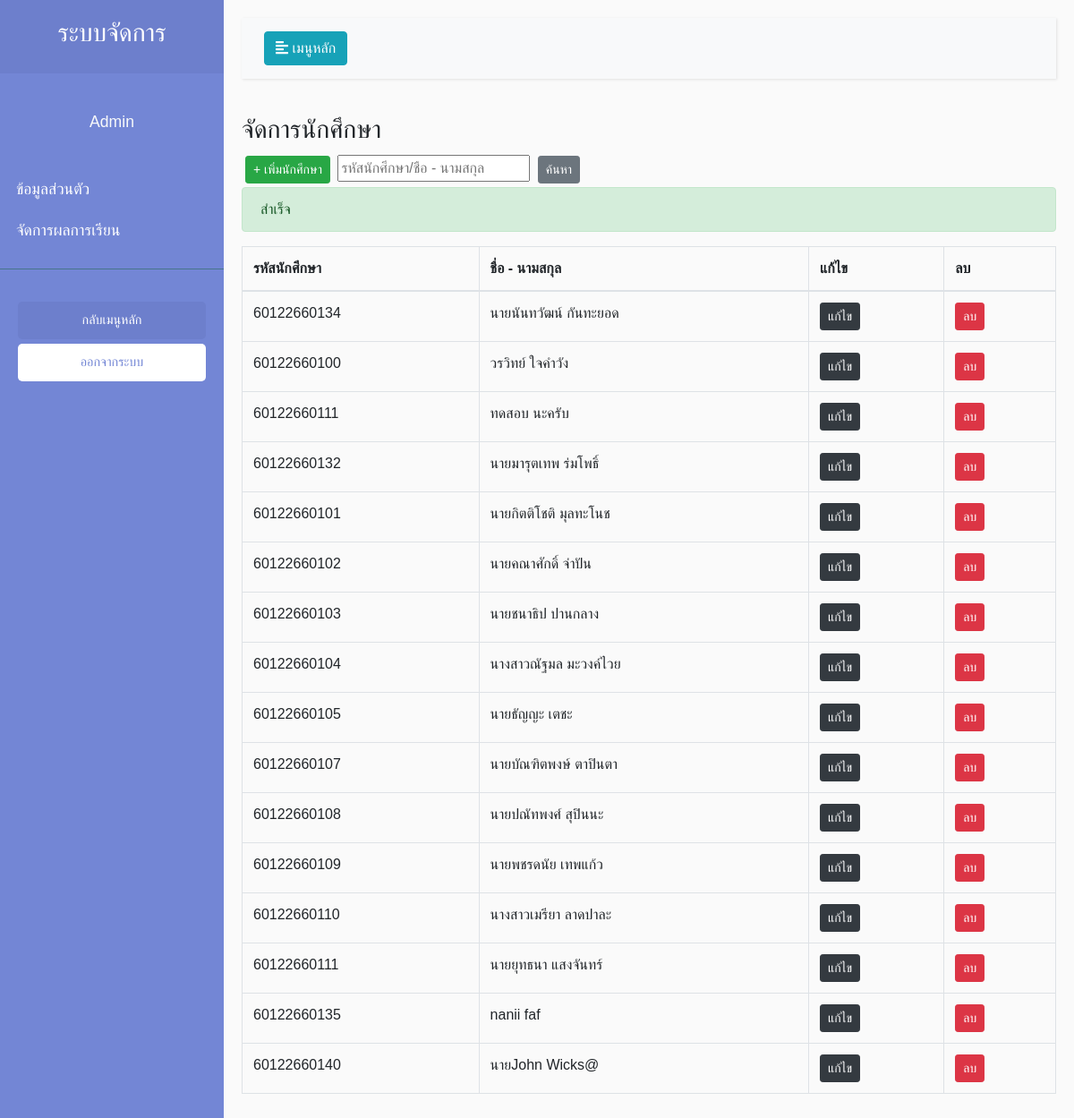
The app's page /view/managerStudent/ManagerStudent.php?susccess=1 with its own data.
### tables this page shows
CREATE TABLE `student_tb` (
  `std_id` int(11) NOT NULL,
  `std_code` varchar(255) NOT NULL,
  `std_name` varchar(255) NOT NULL
);

### view/managerStudent/ManagerStudent.php (the view, shortened to what this page needs)
<?php
include('../../model/connect.php');
if($_SESSION['Type_id'] == 2){
    $sql ="SELECT * FROM `teacher_tb` WHERE `tc_code` = '".$_SESSION['id']."'";
    $query = $conn->query($sql);
    $result = $query -> FETCH_ASSOC();
    $name = $result['tc_name'];
    $code = $result['tc_code'];
    $date = $result['tc_date'];
}
else{
    $name = 'Admin';
}
?>
<!DOCTYPE html>
<html>
<head>
    <link rel="stylesheet" href="https://stackpath.bootstrapcdn.com/bootstrap/4.1.0/css/bootstrap.min.css"
>
    <link rel="stylesheet" href="../../style/Style.css">
</head>
<body class="setfont">
    <div class="wrapper">
        <nav id="sidebar">
            <div class="sidebar-header">
                <h3 class="text-center">ระบบจัดการ</h3>
            </div>
            <p class="text-center text-light mt-3 setfont"><?php echo $name; ?> </p>
            <ul class="list-unstyled components pl-2">
            <?php if($_SESSION['Type_id'] == 1){ ?>
                <li>
                    <a href="../main/Main.php">ข้อมูลส่วนตัว</a>
                </li>
                <li>
                    <a href="../managerPersonnel/ManagerPersonnel.php">จัดการบุคลากร</a>
                </li>
                <li>
                    <a href="../managerSubject/ManagerSubject.php">จัดการรายวิชา</a>
                </li>
                <li>
                    <a href="../managerStudent/ManagerStudent.php">จัดการนักศึกษา</a>
                </li>
                <li>
                    <a href="../managerProgram/Program.php">จัดการแผนการเรียน</a>
                </li>
                <li>
                    <a href="../register/Register.php">ลงทะเบียน</a>
                </li>
            <?php } else{?>
                <li>
                    <a href="">ข้อมูลส่วนตัว</a>
                </li>
                <li>
                    <a href="../setScore/SubjectList.php">จัดการผลการเรียน</a>
                </li>
            <?php } ?>
            </ul>
            <ul class="list-unstyled CTAs">
                <li>
                    <a href="../../index.php" class="article">กลับเมนูหลัก</a>
                </li>
                <li>
                    <a href="../../control/logout/Logout.php" class="download">ออกจากระบบ</a>
                </li>
            </ul>
        </nav>
        <div id="content">
            <nav class="navbar navbar-expand-lg navbar-light bg-light">
                <div class="container-fluid">
                    <button type="button" id="sidebarCollapse" class="btn btn-info">
                        <i class="fas fa-align-left"></i>
                        <span>เมนูหลัก</span>
                    </button>
                </div>
            </nav>
            <h3>จัดการนักศึกษา</h3>
<button class="btn btn-success btn-sm m-1"><a href="./AddStudent.php"> + เพิ่มนักศึกษา</a></button>
<input type="text" placeholder="รหัสนักศึกษา/ชื่อ - นามสกุล">
<button class="btn btn-secondary btn-sm m-1">ค้นหา</button>
<?php if($_GET['susccess'] == 1){ ?>
    <div class="alert alert-success" role="alert">
  สำเร็จ
</div>
<?php }else if($_GET['susccess'] == 2) { ?>
    <div class="alert alert-danger" role="alert">
  มีบางอย่างผิดพลาด กรุณาตรวจสอบ
</div> <?php } ?>
            <table class="table table-bordered mt-3">
                <thead>
                    <tr>
                        <th scope="col">รหัสนักศึกษา</th>
                        <th scope="col">ชื่อ - นามสกุล</th>
                        <th scope="col">แก้ไข</th>
                        <th scope="col">ลบ</th>
                      </tr>
                    </thead>
                    <tbody>
                        <tbody>
                            <tr>
                            <?php
                            $sqlstd ="SELECT * FROM `student_tb`";
                            $querystd = $conn->query($sqlstd);
                            while($resultstd = $querystd->fetch_assoc()){ ?>
                              <td><?php echo $resultstd['std_code']; ?></td>
                              <td><?php echo $resultstd['std_name']; ?></td>
                              <td><a class="btn btn-dark btn-sm" href="./EditStudent.php?Std_Code=<?php echo $resultstd['std_id'];?>">แก้ไข</a></td>
                              <td><a class="btn btn-danger btn-sm" href="JavaScript:if(confirm('Confirm Delete?') == true){window.location='../../control/student/DelStudent.php?Std_Code=<?php echo $resultstd["std_id"];?>';}">ลบ</a></td>
                            </tr>
                            <?php } ?>
                          </tbody>
                  </table>
        </div>
</body>
</html>

### style/Style.css (style rules this page uses)
body { font-family: 'Kanit', sans-serif; }
.setfont { font-family: 'Kanit', sans-serif; }
body { font-family: 'Poppins', sans-serif; background: #fafafa; }
p { font-family: 'Poppins', sans-serif; font-size: 1.1em; font-weight: 300; line-height: 1.7em; color: #999; }
a, a:hover, a:focus { color: inherit; text-decoration: none; transition: all 0.3s; }
.navbar { padding: 15px 10px; background: #fff; border: none; border-radius: 0; margin-bottom: 40px; box-shadow: 1px 1px 3px rgba(0, 0, 0, 0.1); }
.wrapper { display: flex; width: 100%; align-items: stretch; }
#sidebar { min-width: 250px; max-width: 250px; background: #7386D5; color: #fff; transition: all 0.3s; }
#sidebar .sidebar-header { padding: 20px; background: #6d7fcc; }
#sidebar ul.components { padding: 20px 0; border-bottom: 1px solid #47748b; }
#sidebar ul li a { padding: 10px; font-size: 1.1em; display: block; }
ul.CTAs { padding: 20px; }
ul.CTAs a { text-align: center; font-size: 0.9em !important; display: block; border-radius: 5px; margin-bottom: 5px; }
a.download { background: #fff; color: #7386D5; }
a.article, a.article:hover { background: #6d7fcc !important; color: #fff !important; }
#content { width: 100%; padding: 20px; min-height: 100vh; transition: all 0.3s; }

### records on screen
student_tb: std_code "60122660134", std_name "นายนันทวัฒน์ กันทะยอด"
student_tb: std_code "60122660100", std_name "วรวิทย์ ใจคำวัง"
student_tb: std_code "60122660111", std_name "ทดสอบ นะครับ"
student_tb: std_code "60122660132", std_name "นายมารุตเทพ ร่มโพธิ์"
student_tb: std_code "60122660101", std_name "นายกิตติโชติ มุลทะโนช"
student_tb: std_code "60122660102", std_name "นายคณาศักดิ์ จ่าปัน"
student_tb: std_code "60122660103", std_name "นายชนาธิป ปานกลาง"
student_tb: std_code "60122660104", std_name "นางสาวณัฐมล มะวงค์ไวย"
student_tb: std_code "60122660105", std_name "นายธัญญะ เตชะ"
student_tb: std_code "60122660107", std_name "นายบัณฑิตพงษ์ ตาปินตา"
student_tb: std_code "60122660108", std_name "นายปณัทพงศ์ สุปินนะ"
student_tb: std_code "60122660109", std_name "นายพชรดนัย เทพแก้ว"
student_tb: std_code "60122660110", std_name "นางสาวเมรียา ลาดปาละ"
student_tb: std_code "60122660111", std_name "นายยุทธนา แสงจันทร์"
student_tb: std_code "60122660135", std_name "nanii faf"
student_tb: std_code "60122660140", std_name "นายJohn Wicks@"

### other values on screen
$name "Admin"
